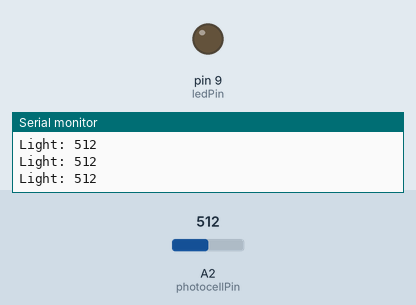
The sketch below on a simulated Arduino Uno, built with avr-gcc and run on an emulated ATmega328P. Shown: output pins drawn as LEDs (lit = HIGH), the last lines printed to the serial monitor. The inputs (shaded band) are chosen by the test bench; at power-on: A2 (photocellPin) = 512.

Above: at 1.2 s.
1.3 s: A2 (photocellPin) set to 314
2.8 s: A2 (photocellPin) set to 293
At 3.5 s:
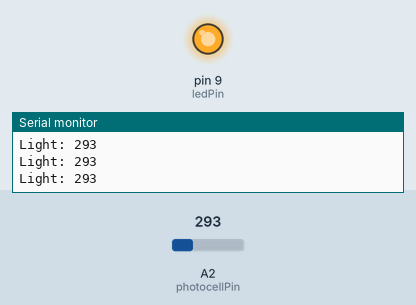
4.3 s: A2 (photocellPin) set to 306
At 4.8 s:
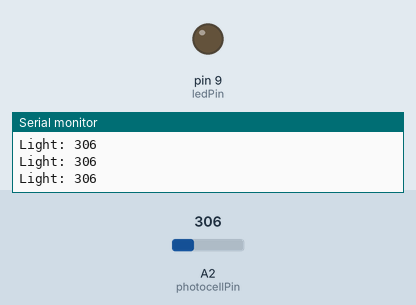
5.8 s: A2 (photocellPin) set to 290
At 6.1 s:
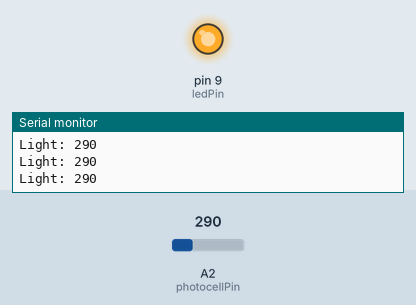
Timing chart, 0 to 8.3 s (numbered marks = the images above; inputs shaded):
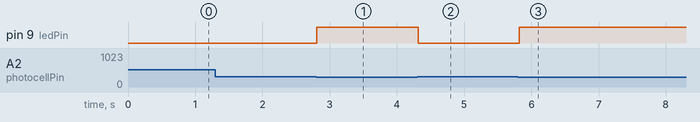

Measured:
- the behaviour switches between 301 and 300 on A2 (photocellPin) (found by bisection; images 0 and 1)
- after the input at 2.8 s, pin 9 (ledPin): LOW → HIGH at once
- after the input at 4.3 s, pin 9 (ledPin): HIGH → LOW at once
- after the input at 5.8 s, pin 9 (ledPin): LOW → HIGH at once

The sketch:

___.ino
```cpp
int photocellPin = A2;
int ledPin = 9;
int val = 0;

void setup() {
  pinMode(ledPin, OUTPUT);
  Serial.begin(9600);
}

void loop() {
  val = analogRead(photocellPin);

  if (val <= 300) {
    digitalWrite(ledPin, HIGH);
  } else {
    digitalWrite(ledPin, LOW);
  }
  Serial.print("Light: ");
  Serial.println(val);
  delay(100);
}
```
